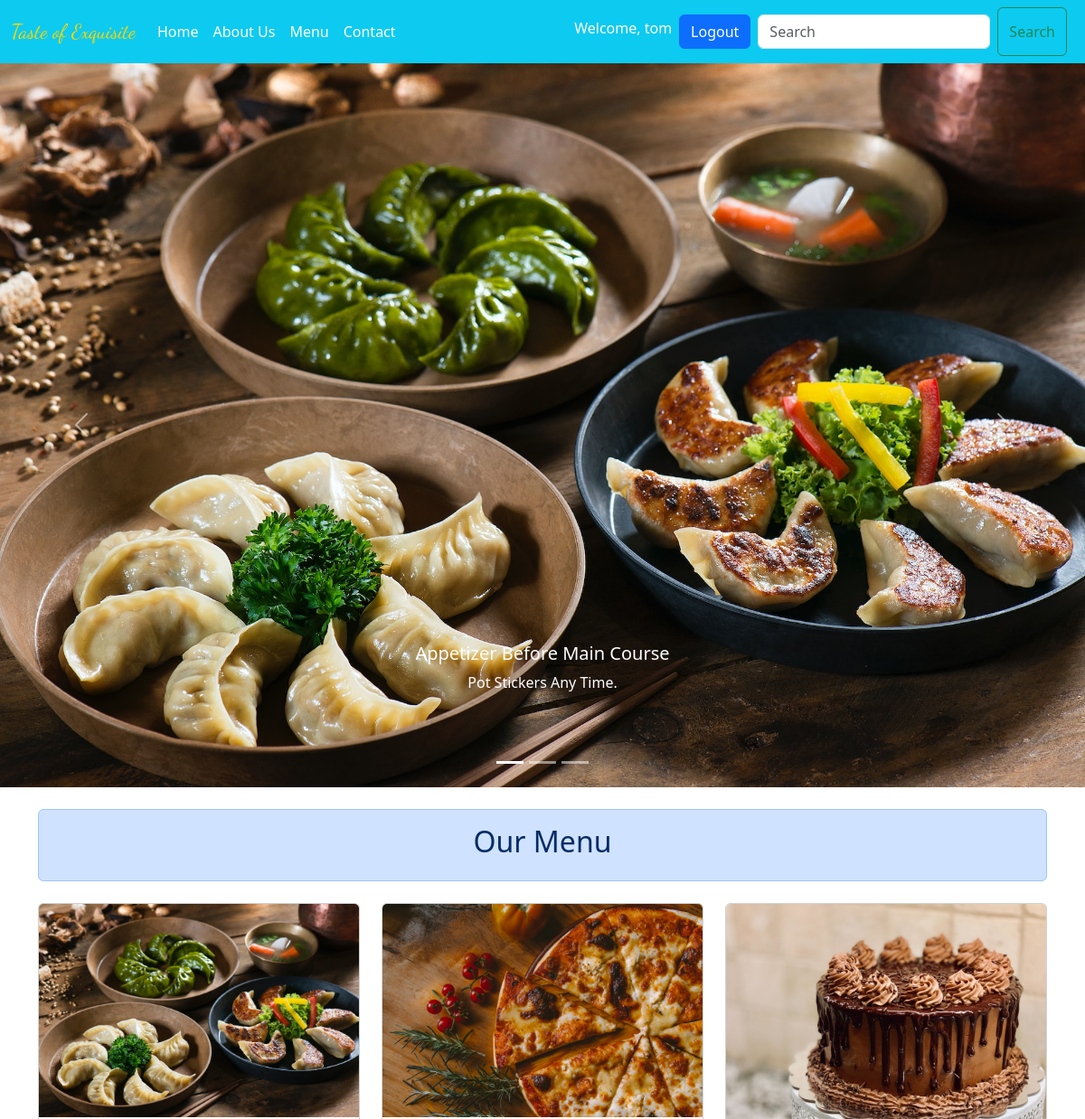
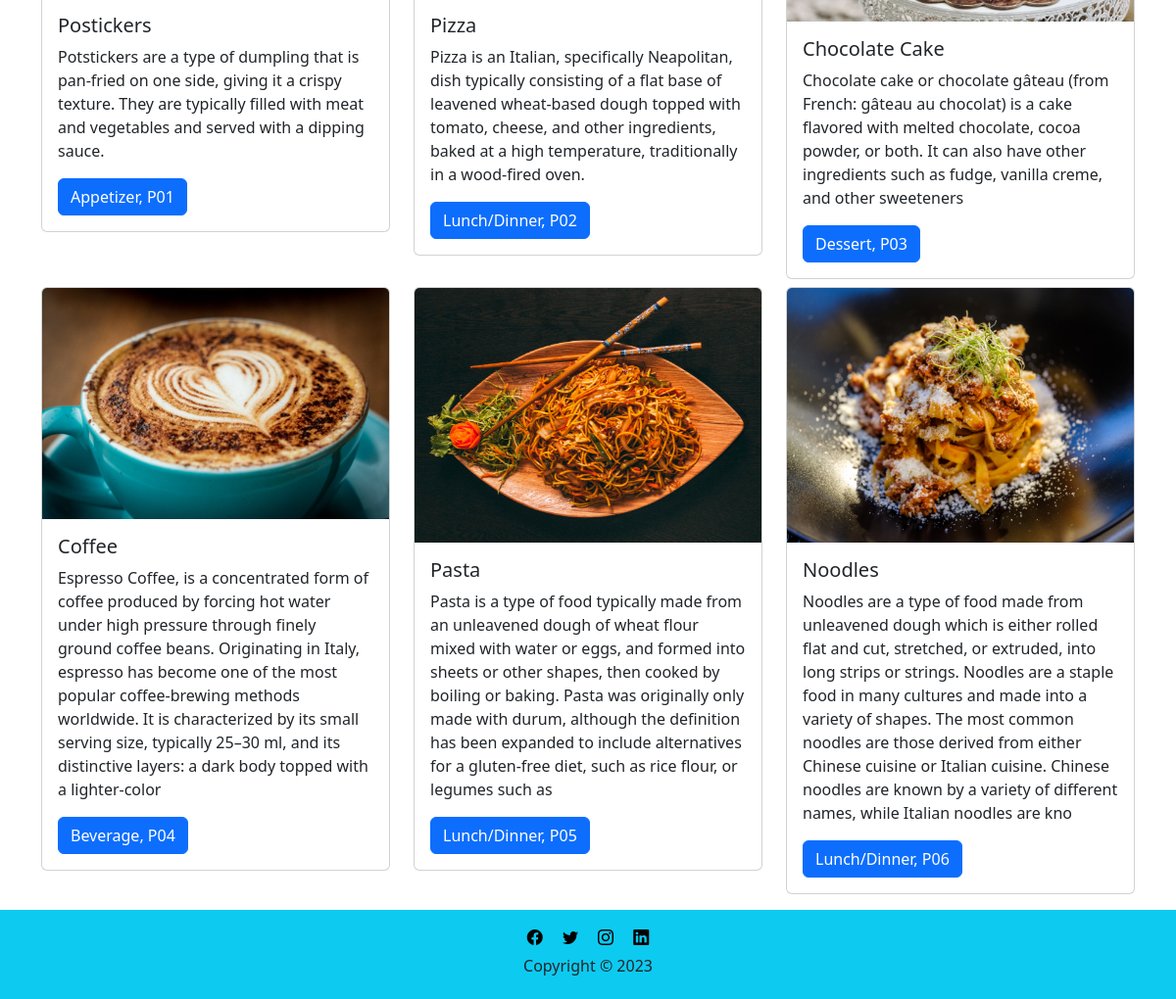
The app's page / (signed in) with its own data (2 pictures, top to bottom).
### test1/models.py (models this page shows)
class Product(models.Model):
  product_id = models.CharField(max_length=50, unique=True)
  product_name = models.CharField(max_length=50)
  product_description = models.CharField(max_length=400)
  product_category = models.CharField(max_length=100)
  product_img = models.ImageField(upload_to='images/')
  def __str__(self):
    return self.product_id

### test1/views.py (the view)
# urls.py: 2. Add a URL to urlpatterns:  path('', views.home, name='home')
def home(request):
  product_info = Product.objects.all()
  print(product_info)
  return render(request, 'test1/home.html', {'product_info': product_info})

### test1/templates/test1/home.html (shortened to what this page needs)
{% load static %}
<!DOCTYPE html>
<html>
  <head>
    <link
      href="https://cdn.jsdelivr.net/npm/bootstrap@5.3.6/dist/css/bootstrap.min.css"
      rel="stylesheet"
    />
    <link rel="stylesheet" href="" />
  </head>
  <body>
    {% include 'test1/navbar.html' %}
    <div id="carouselExampleCaptions" class="carousel slide" data-bs-ride="carousel">
      <div class="carousel-indicators">
        <button
          type="button"
          data-bs-target="#carouselExampleCaptions"
          data-bs-slide-to="0"
          class="active"
          aria-current="true"
          aria-label="Slide 1"
        ></button>
        <button
          type="button"
          data-bs-target="#carouselExampleCaptions"
          data-bs-slide-to="1"
          aria-label="Slide 2"
        ></button>
        <button
          type="button"
          data-bs-target="#carouselExampleCaptions"
          data-bs-slide-to="2"
          aria-label="Slide 3"
        ></button>
      </div>
      <div class="carousel-inner">
        <div class="carousel-item active"  data-bs-interval="3000"">
          <img
            src="{% static 'test1/p1.jpg' %}"
            class="d-block w-100"
            alt="image 1"
            style="object-fit: cover;"
          />
          <div class="carousel-caption mb-5">
            <h5>Appetizer Before Main Course</h5>
            <p>Pot Stickers Any Time.</p>
          </div>
        </div>
      </div>
      <button
        class="carousel-control-prev"
        type="button"
        data-bs-target="#carouselExampleCaptions"
        data-bs-slide="prev"
      >
        <span class="carousel-control-prev-icon" aria-hidden="true"></span>
      </button>
      <button
        class="carousel-control-next"
        type="button"
        data-bs-target="#carouselExampleCaptions"
        data-bs-slide="next"
      >
        <span class="carousel-control-next-icon" aria-hidden="true"></span>
      </button>
    </div>
    <div class="container mt-4">
      <div class="alert alert-primary text-center">
        <h2>Our Menu</h2>
      </div>
      <div class="row">
        {% for x in product_info %}
        <div class="col-lg-4 col-md-6 col-12">
          <div class="card mt-2">
      <img src="{{x.product_img.url}}" class="card-img-top img-fluid" alt="..."
      style="max-width: 100%; max-height: 260px;">
      <div class="card-body">
        <h5 class="card-title">{{x.product_name}}</h5>
        <p class="card-text">{{x.product_description}}</p>
        <a href="#" class="btn btn-primary">{{x.product_category}}, {{x.product_id}}</a>
      </div>
    </div>
        </div>
        {% endfor %}
      </div>
    </div>
    {% include 'test1/footer.html' %}
  </body>
</html>

### test1/templates/test1/navbar.html (shortened to what this page needs)
{% load static %}
<!DOCTYPE html>
<html>
  <head>
    <link
      href="https://cdn.jsdelivr.net/npm/bootstrap@5.3.6/dist/css/bootstrap.min.css"
      rel="stylesheet"
    />
  </head>
  <body>
    <nav class="navbar navbar-info navbar-expand-lg bg-info">
      <div class="container-fluid">
        <a class="navbar-brand" href="#" style="color: gold; font-family: Dancing Script; font-size: 1.4rem;">Taste of Exquisite</a>
        <div class="collapse navbar-collapse" id="navbarSupportedContent">
          <ul class="navbar-nav me-auto mb-2 mb-lg-0">
            <li class="nav-item">
              <a
                class="nav-link active"
                aria-current="page"
                style="color: white"
                href="{% url 'home' %}"
                >Home</a
              >
            </li>
            <li class="nav-item">
              <a class="nav-link" style="color: white" href="#">About Us</a>
            </li>
             <li class="nav-item">
              <a class="nav-link" style="color: white" href="{% url 'products' %}">Menu</a>
            </li>
             <li class="nav-item">
              <a class="nav-link" style="color: white" href="{% url 'contact' %}">Contact</a>
            </li>
              </ul>
          {% if user.is_authenticated %}
            <p class="mt-2 px-2" style="color: white">Welcome, {{user.username}}</p>
            <a class="btn btn-primary" href="{% url 'logoutuser' %}">Logout</a>
            {% endif %}
          <form class="d-flex px-2" role="search" method="post" action="{% url 'findproduct' %}">
            <input
              class="form-control me-2 my-2"
              type="search"
              placeholder="Search"
              aria-label="Search"
              name="prod_search"
            />
            <button class="btn btn-outline-success"   type="submit">
              Search
            </button>
          </form>
        </div>
      </div>
    </nav>
  </body>
</html>

### records on screen
Product: product_img (picture), product_name "Postickers", product_description "Potstickers are a type of dumpling that is pan-fried on one side, giving it a crispy texture. They are typically filled with meat and vegetables and served with a dipping sauce.", product_category "Appetizer", product_id "P01"
Product: product_img (picture), product_name "Pizza", product_description "Pizza is an Italian, specifically Neapolitan, dish typically consisting of a flat base of leavened wheat-based dough topped with tomato, cheese, and other ingredients, baked at a high temperature, traditionally in a wood-fired oven.", product_category "Lunch/Dinner", product_id "P02"
Product: product_img (picture), product_name "Chocolate Cake", product_description "Chocolate cake or chocolate gâteau (from French: gâteau au chocolat) is a cake flavored with melted chocolate, cocoa powder, or both. It can also have other ingredients such as fudge, vanilla creme, and other sweeteners", product_category "Dessert", product_id "P03"
Product: product_img (picture), product_name "Coffee", product_description "Espresso Coffee, is a concentrated form of coffee produced by forcing hot water under high pressure through finely ground coffee beans. Originating in Italy, espresso has become one of the most popular coffee-brewing methods worldwide. It is characterized by its small serving size, typically 25–30 ml, and its distinctive layers: a dark body topped with a lighter-color", product_category "Beverage", product_id "P04"
Product: product_img (picture), product_name "Pasta", product_description "Pasta is a type of food typically made from an unleavened dough of wheat flour mixed with water or eggs, and formed into sheets or other shapes, then cooked by boiling or baking. Pasta was originally only made with durum, although the definition has been expanded to include alternatives for a gluten-free diet, such as rice flour, or legumes such as", product_category "Lunch/Dinner", product_id "P05"
Product: product_img (picture), product_name "Noodles", product_description "Noodles are a type of food made from unleavened dough which is either rolled flat and cut, stretched, or extruded, into long strips or strings. Noodles are a staple food in many cultures and made into a variety of shapes. The most common noodles are those derived from either Chinese cuisine or Italian cuisine. Chinese noodles are known by a variety of different names, while Italian noodles are kno", product_category "Lunch/Dinner", product_id "P06"

### other values on screen
{{ user.username }} "tom"
